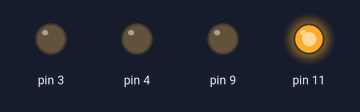
Bench run of a sketch on a simulated Arduino Uno, built with avr-gcc and run on an emulated ATmega328P. Shown: output pins drawn as LEDs (lit = HIGH).

Above: at 0.5 s.
At 2.5 s:
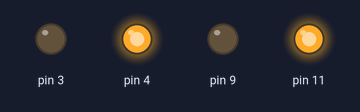
At 3.5 s:
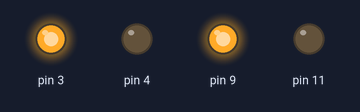
Timing chart, 0 to 4.6 s (numbered marks = the images above):
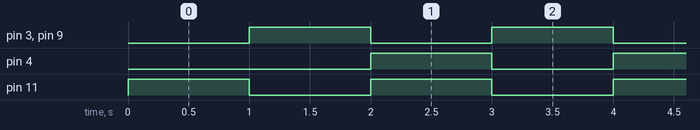

Measured:
- by itself, pin 3, pin 4, pin 9, pin 11: alternates HIGH for 1.0 s and LOW for 1.0 s
- by itself, everything shown: repeats every 2.0 s, in 3 steps

The sketch:

positive___negative_logics.ino
```cpp
// C++ code
//positive and negative logic
void setup()
{
  pinMode(3, OUTPUT);
  pinMode(4, OUTPUT);
  pinMode(11, OUTPUT);
  pinMode(9, OUTPUT);
}

void loop()
{
  digitalWrite(11, HIGH);
  digitalWrite(3,LOW);
  delay(1000);
  digitalWrite(11, LOW);
  digitalWrite(3,HIGH);
  digitalWrite(9,HIGH);
  digitalWrite(4,LOW);
  delay(1000);
  digitalWrite(9,LOW);
  digitalWrite(4,HIGH);
}
```
